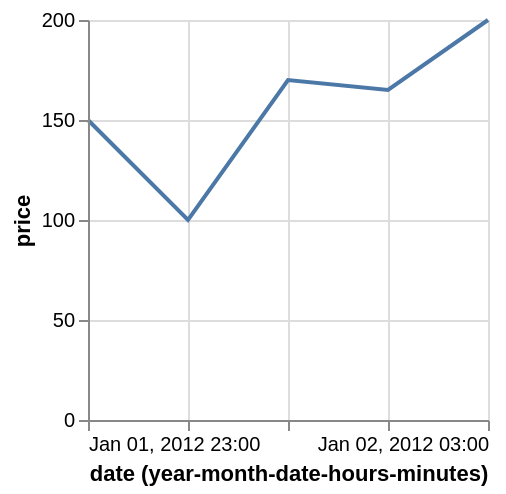

Describe this chart as a Vega-Lite specification.
### Vega specification from a JSON file in a GitHub repository (floating-point values rounded to 4 significant figures)
{"$schema": "https://vega.github.io/schema/vega/v5.json", "description": "Google's stock price over time.", "autosize": "pad", "padding": 5, "width": 200, "height": 200, "style": "cell", "data": [{"name": "source_0", "values": [{"date": "Sun, 01 Jan 2012 23:00:00", "price": 150}, {"date": "Sun, 02 Jan 2012 00:00:00", "price": 100}, {"date": "Sun, 02 Jan 2012 01:00:00", "price": 170}, {"date": "Sun, 02 Jan 2012 02:00:00", "price": 165}, {"date": "Sun, 02 Jan 2012 03:00:00", "price": 200}]}, {"name": "data_0", "source": "source_0", "transform": [{"type": "formula", "expr": "toDate(datum[\"date\"])", "as": "date"}, {"type": "formula", "as": "yearmonthdatehoursminutes_date", "expr": "datetime(year(datum[\"date\"]), month(datum[\"date\"]), date(datum[\"date\"]), hours(datum[\"date\"]), minutes(datum[\"date\"]), 0, 0)"}]}], "marks": [{"name": "marks", "type": "line", "style": ["line"], "sort": {"field": "datum[\"yearmonthdatehoursminutes_date\"]"}, "from": {"data": "data_0"}, "encode": {"update": {"stroke": {"value": "#4c78a8"}, "tooltip": {"signal": "{\"date (year-month-date-hours-minutes)\": utcFormat(datum[\"yearmonthdatehoursminutes_date\"], '%b %d, %Y %H:%M'), \"price\": format(datum[\"price\"], \"\")}"}, "x": {"scale": "x", "field": "yearmonthdatehoursminutes_date"}, "y": {"scale": "y", "field": "price"}, "defined": {"signal": "datum[\"yearmonthdatehoursminutes_date\"] !== null && !isNaN(datum[\"yearmonthdatehoursminutes_date\"]) && datum[\"price\"] !== null && !isNaN(datum[\"price\"])"}}}}], "scales": [{"name": "x", "type": "utc", "domain": {"data": "data_0", "field": "yearmonthdatehoursminutes_date"}, "range": [0, {"signal": "width"}]}, {"name": "y", "type": "linear", "domain": {"data": "data_0", "field": "price"}, "range": [{"signal": "height"}, 0], "nice": true, "zero": true}], "axes": [{"scale": "x", "orient": "bottom", "grid": false, "title": "date (year-month-date-hours-minutes)", "labelFlush": true, "labelOverlap": true, "tickCount": {"signal": "ceil(width/40)"}, "encode": {"labels": {"update": {"text": {"signal": "utcFormat(datum.value, '%b %d, %Y %H:%M')"}}}}, "zindex": 1}, {"scale": "x", "orient": "bottom", "gridScale": "y", "grid": true, "tickCount": {"signal": "ceil(width/40)"}, "domain": false, "labels": false, "maxExtent": 0, "minExtent": 0, "ticks": false, "zindex": 0}, {"scale": "y", "orient": "left", "grid": false, "title": "price", "labelOverlap": true, "tickCount": {"signal": "ceil(height/40)"}, "zindex": 1}, {"scale": "y", "orient": "left", "gridScale": "x", "grid": true, "tickCount": {"signal": "ceil(height/40)"}, "domain": false, "labels": false, "maxExtent": 0, "minExtent": 0, "ticks": false, "zindex": 0}]}
